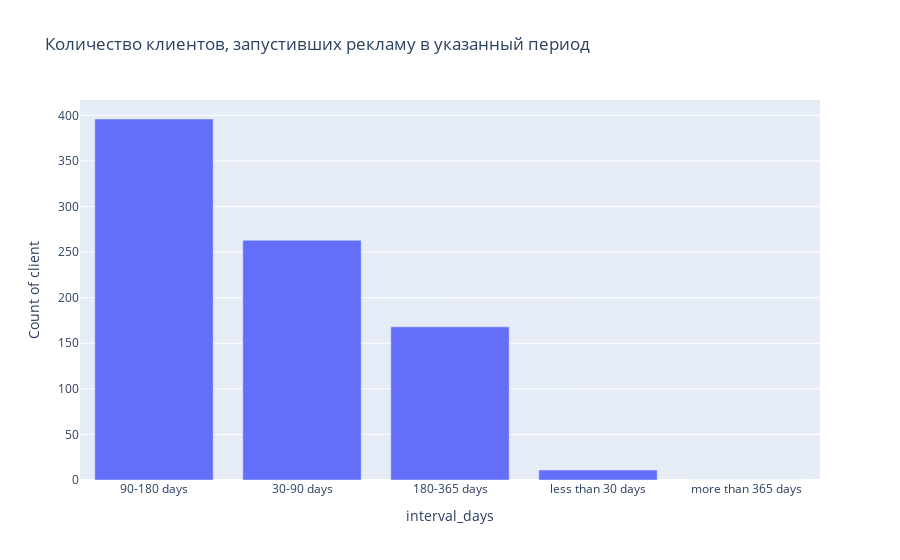

This figure's notebook cell:
### Markdown cell above
И последнее задание: постройте интерактивный барплот, на котором будут показаны категории с количеством уникальных клиентов в них (то, что у вас получилось на прошлом степе, по запуску первого рекламного объявления). Расположите их так, чтобы внизу была самая малочисленная, а наверху – самая большая.

### Code cell
fig = px.bar(plot_df.reset_index(), x='interval_days', y=0, title="Количество клиентов, запустивших рекламу в указанный период", 
            labels={'0':'Count of client'})

fig.show()

### Figure 1 — Plotly figure (JSON) as saved in the notebook; plotly's stock layout.template omitted (floating-point values rounded to 4 significant figures)
{"data": [{"alignmentgroup": "True", "hovertemplate": "interval_days=%{x}<br>Count of client=%{y}<extra></extra>", "legendgroup": "", "marker": {"color": "#636efa"}, "name": "", "offsetgroup": "", "orientation": "v", "showlegend": false, "textposition": "auto", "type": "bar", "x": ["90-180 days", "30-90 days", "180-365 days", "less than 30 days", "more than 365 days"], "xaxis": "x", "y": [396, 263, 168, 11, 0], "yaxis": "y"}], "layout": {"barmode": "relative", "legend": {"tracegroupgap": 0}, "title": {"text": "Количество клиентов, запустивших рекламу в указанный период"}, "xaxis": {"anchor": "y", "domain": [0, 1], "title": {"text": "interval_days"}}, "yaxis": {"anchor": "x", "domain": [0, 1], "title": {"text": "Count of client"}}}}
